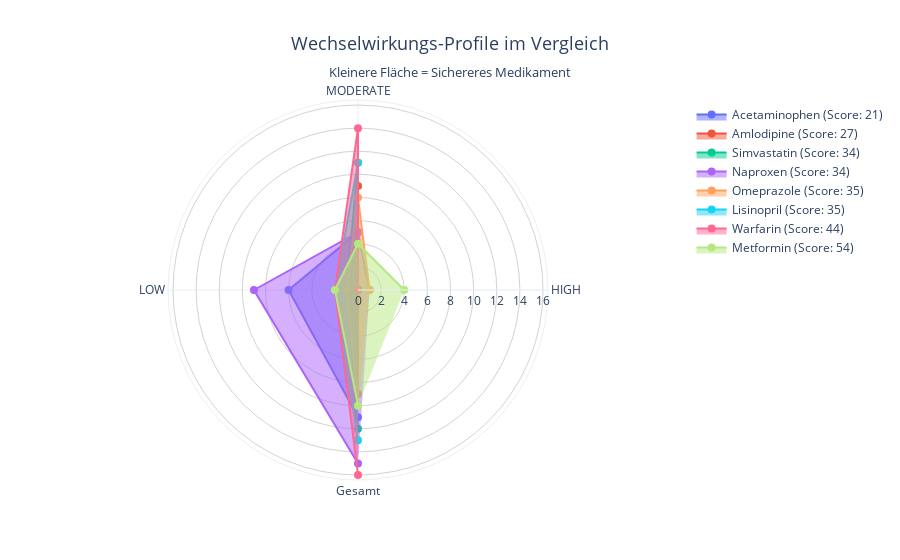

The code cell stored with this chart in its notebook:
### Code cell
# Visualisierung 2: Radar-Diagramm - Schweregrad-Aufschlüsselung
# Zeigt detailliert die Verteilung nach Schweregrad für jedes Medikament

fig = go.Figure()

categories = ['HIGH', 'MODERATE', 'LOW', 'Gesamt']

for idx, row in comparison_df.iterrows():
    values = [
        row['high_severity'],
        row['moderate_severity'],
        row['low_severity'],
        row['total_interactions']
    ]
    
    # Farbe basierend auf Risiko-Score
    color = 'green' if row['risk_score'] == comparison_df['risk_score'].min() else \
            'red' if row['risk_score'] == comparison_df['risk_score'].max() else \
            'orange'
    
    fig.add_trace(go.Scatterpolar(
        r=values,
        theta=categories,
        fill='toself',
        name=f"{row['drug_name']} (Score: {row['risk_score']})",
        line=dict(width=2),
        marker=dict(size=8)
    ))

fig.update_layout(
    polar=dict(
        radialaxis=dict(
            visible=True,
            gridcolor='lightgray'
        )
    ),
    title=dict(
        text="Wechselwirkungs-Profile im Vergleich<br>" +
             "<sub>Kleinere Fläche = Sichereres Medikament</sub>",
        x=0.5,
        xanchor='center',
        font=dict(size=18)
    ),
    height=600,
    showlegend=True,
    legend=dict(
        orientation="v",
        yanchor="top",
        y=1,
        xanchor="left",
        x=1.1
    )
)

fig.show()

print("\nRadar-Diagramm Interpretation:")
print("  - Jede Achse repräsentiert eine Kategorie von Wechselwirkungen")
print("  - Je kleiner die eingeschlossene Fläche, desto sicherer das Medikament")
print("  - Symmetrische Form = gleichmäßig verteilte Wechselwirkungen")
print("  - Spitze in HIGH-Achse = besonders gefährlich")

### Figure 1 — Plotly figure (JSON) as saved in the notebook; plotly's stock layout.template omitted (floating-point values rounded to 4 significant figures)
{"data": [{"fill": "toself", "line": {"width": 2}, "marker": {"size": 8}, "name": "Acetaminophen (Score: 21)", "r": [0, 5, 6, 11], "theta": ["HIGH", "MODERATE", "LOW", "Gesamt"], "type": "scatterpolar"}, {"fill": "toself", "line": {"width": 2}, "marker": {"size": 8}, "name": "Amlodipine (Score: 27)", "r": [0, 9, 0, 9], "theta": ["HIGH", "MODERATE", "LOW", "Gesamt"], "type": "scatterpolar"}, {"fill": "toself", "line": {"width": 2}, "marker": {"size": 8}, "name": "Simvastatin (Score: 34)", "r": [0, 11, 1, 12], "theta": ["HIGH", "MODERATE", "LOW", "Gesamt"], "type": "scatterpolar"}, {"fill": "toself", "line": {"width": 2}, "marker": {"size": 8}, "name": "Naproxen (Score: 34)", "r": [1, 5, 9, 15], "theta": ["HIGH", "MODERATE", "LOW", "Gesamt"], "type": "scatterpolar"}, {"fill": "toself", "line": {"width": 2}, "marker": {"size": 8}, "name": "Omeprazole (Score: 35)", "r": [1, 8, 1, 10], "theta": ["HIGH", "MODERATE", "LOW", "Gesamt"], "type": "scatterpolar"}, {"fill": "toself", "line": {"width": 2}, "marker": {"size": 8}, "name": "Lisinopril (Score: 35)", "r": [0, 11, 2, 13], "theta": ["HIGH", "MODERATE", "LOW", "Gesamt"], "type": "scatterpolar"}, {"fill": "toself", "line": {"width": 2}, "marker": {"size": 8}, "name": "Warfarin (Score: 44)", "r": [0, 14, 2, 16], "theta": ["HIGH", "MODERATE", "LOW", "Gesamt"], "type": "scatterpolar"}, {"fill": "toself", "line": {"width": 2}, "marker": {"size": 8}, "name": "Metformin (Score: 54)", "r": [4, 4, 2, 10], "theta": ["HIGH", "MODERATE", "LOW", "Gesamt"], "type": "scatterpolar"}], "layout": {"autosize": true, "legend": {"orientation": "v", "x": 1.1, "xanchor": "left", "y": 1, "yanchor": "top"}, "polar": {"angularaxis": {"type": "category"}, "radialaxis": {"autorange": true, "gridcolor": "lightgray", "range": [0, 16.39], "type": "linear", "visible": true}}, "showlegend": true, "title": {"font": {"size": 18}, "text": "Wechselwirkungs-Profile im Vergleich<br><sub>Kleinere Fläche = Sichereres Medikament</sub>", "x": 0.5, "xanchor": "center"}}}
